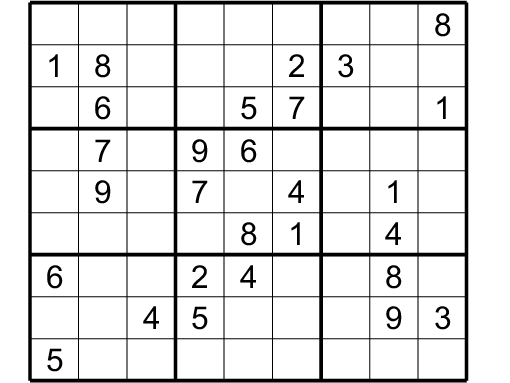
#> input picture images.png, 510 x 383 px
$ python detect_.py
#> lines starting #> are read from the running program, lines starting #| are printed output that depends on the picture; after the words box and inside, x2 and y2 are one past the last pixel; in counts of white or black regions, pixels touching at a corner belong together
import cv2
import numpy as np


def sort_contours(cnts, method="left-to-right"):
    # initialize the reverse flag and sort index
    reverse = False
    i = 0

    # handle if we need to sort in reverse
    if method == "right-to-left" or method == "bottom-to-top":
        reverse = True

    # handle if we are sorting against the y-coordinate rather than
    # the x-coordinate of the bounding box
    if method == "top-to-bottom" or method == "bottom-to-top":
        i = 1

    # construct the list of bounding boxes and sort them from top to
    # bottom
    boundingBoxes = [cv2.boundingRect(c) for c in cnts]
    (cnts, boundingBoxes) = zip(*sorted(zip(cnts, boundingBoxes),
                                        key=lambda b: b[1][i], reverse=reverse))

    # return the list of sorted contours and bounding boxes
    return (cnts, boundingBoxes)


# Functon for extracting the box
def box_extraction(root, img_for_box_extraction_path, cropped_dir_path):

#> called with root = True, img_for_box_extraction_path = './images.png', cropped_dir_path = './output/'
    print("Reading image..")
    img = cv2.imread(img_for_box_extraction_path, 0)  # Read the image
#> img is the input picture: shape (383, 510); min 0, max 255, mean 228.4
    (thresh, img_bin) = cv2.threshold(img, 128, 255,
                                      cv2.THRESH_BINARY | cv2.THRESH_OTSU)  # Thresholding the image
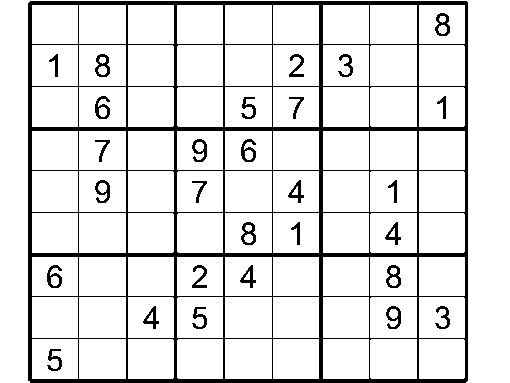
#> img_bin: shape (383, 510); 88.8% white; 29 black regions, largest, box (x1, y1, x2, y2) and area: (28, 1, 468, 383) 17985, (435, 13, 450, 36) 171, (95, 54, 110, 77) 171
#> thresh = 137
    img_bin = 255-img_bin  # Invert the image

    print("Storing binary image to Images/Image_bin.jpg..")
    cv2.imwrite("./Images/Image_bin.jpg", img_bin)

    print("Applying Morphological Operations..")
    # Defining a kernel length
    kernel_length = np.array(img).shape[1]//40
#> kernel_length = 12

    # A verticle kernel of (1 X kernel_length), which will detect all the verticle lines from the image.
    verticle_kernel = cv2.getStructuringElement(
        cv2.MORPH_RECT, (1, kernel_length))
#> verticle_kernel = [1, 1, 1, 1, 1, 1, 1, 1, 1, 1, 1, 1]
    # A horizontal kernel of (kernel_length X 1), which will help to detect all the horizontal line from the image.
    hori_kernel = cv2.getStructuringElement(cv2.MORPH_RECT, (kernel_length, 1))
    # A kernel of (3 X 3) ones.
    kernel = cv2.getStructuringElement(cv2.MORPH_RECT, (3, 3))

    # Morphological operation to detect verticle lines from an image
    img_temp1 = cv2.erode(img_bin, verticle_kernel, iterations=3)
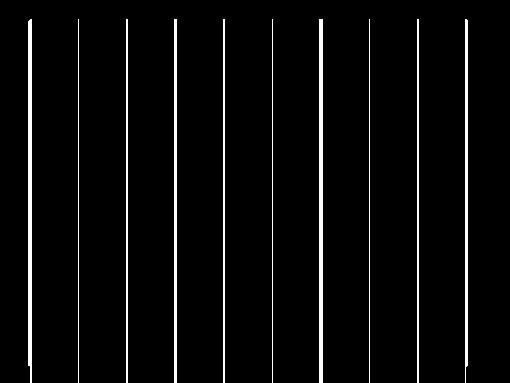
#> img_temp1: shape (383, 510); 4.2% white; 10 white regions, largest, box (x1, y1, x2, y2) and area: (319, 19, 323, 383) 1456, (28, 19, 32, 383) 1419, (174, 19, 177, 383) 1092
    verticle_lines_img = cv2.dilate(img_temp1, verticle_kernel, iterations=3)
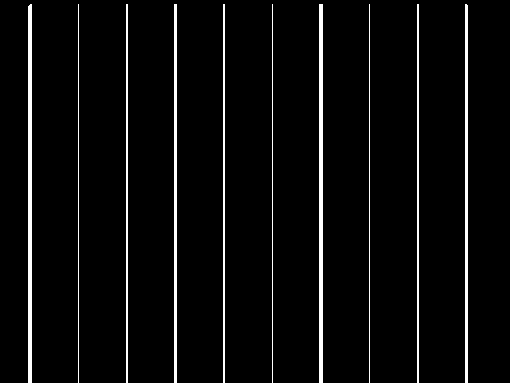
#> verticle_lines_img: shape (383, 510); 4.5% white; 10 white regions, largest, box (x1, y1, x2, y2) and area: (319, 4, 323, 383) 1516, (28, 4, 32, 383) 1513, (174, 4, 177, 383) 1137
    cv2.imwrite("./Images/verticle_lines.jpg", verticle_lines_img)

    # Morphological operation to detect horizontal lines from an image
    img_temp2 = cv2.erode(img_bin, hori_kernel, iterations=3)
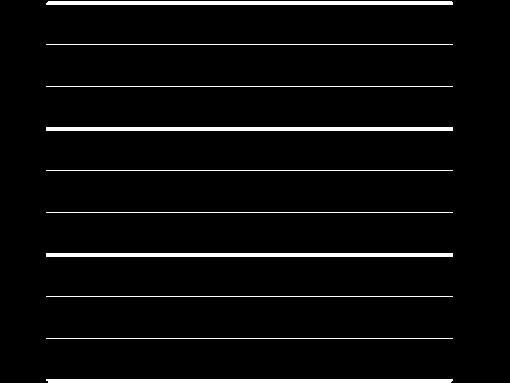
#> img_temp2: shape (383, 510); 4.6% white; 10 white regions, largest, box (x1, y1, x2, y2) and area: (46, 127, 453, 131) 1628, (46, 253, 453, 257) 1628, (46, 1, 453, 5) 1624
    horizontal_lines_img = cv2.dilate(img_temp2, hori_kernel, iterations=3)
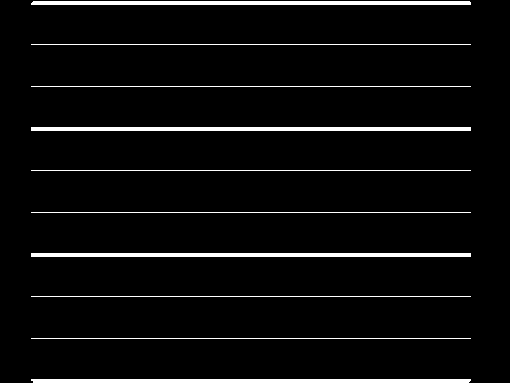
#> horizontal_lines_img: shape (383, 510); 5% white; 10 white regions, largest, box (x1, y1, x2, y2) and area: (31, 127, 471, 131) 1760, (31, 253, 471, 257) 1760, (31, 1, 471, 5) 1756
    cv2.imwrite("./Images/horizontal_lines.jpg", horizontal_lines_img)

    # Weighting parameters, this will decide the quantity of an image to be added to make a new image.
    alpha = 0.5
    beta = 1.0 - alpha
    # This function helps to add two image with specific weight parameter to get a third image as summation of two image.
    img_final_bin = cv2.addWeighted(
        verticle_lines_img, alpha, horizontal_lines_img, beta, 0.0)
    img_final_bin = cv2.erode(~img_final_bin, kernel, iterations=3)
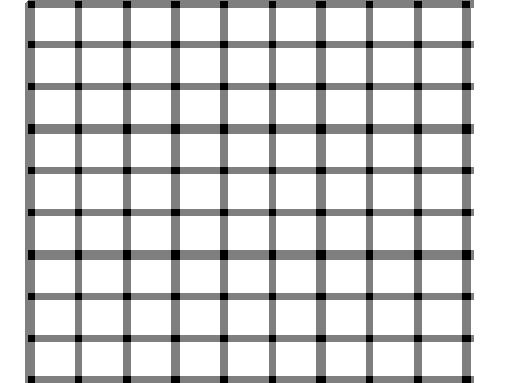
#> img_final_bin: shape (383, 510); min 0, max 255, mean 211.8
    (thresh, img_final_bin) = cv2.threshold(
        img_final_bin, 128, 255, cv2.THRESH_BINARY | cv2.THRESH_OTSU)
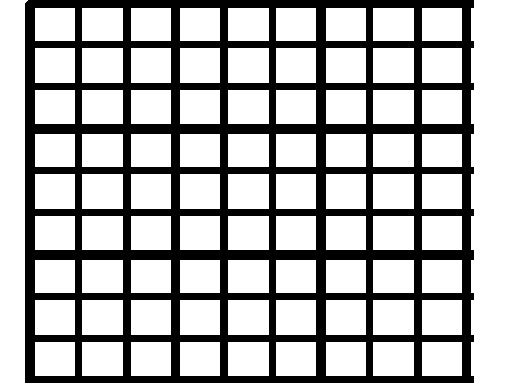
#> img_final_bin: shape (383, 510); 69.3% white; 1 black region
#> thresh = 127

    # For Debugging
    # Enable this line to see verticle and horizontal lines in the image which is used to find boxes
    print("Binary image which only contains boxes: Images/img_final_bin.jpg")
    cv2.imwrite("./Images/img_final_bin.jpg", img_final_bin)
    # Find contours for image, which will detect all the boxes
    contours, hierarchy = cv2.findContours(
        img_final_bin, cv2.RETR_TREE, cv2.CHAIN_APPROX_SIMPLE)
#> contours = 83 contours; largest, box (x1, y1, x2, y2) and area: (471, 0, 510, 383) 14270, (0, 0, 28, 383) 9172, (373, 300, 414, 335) 1360, (228, 300, 269, 335) 1360, (82, 300, 123, 335) 1360
    # Sort all the contours by top to bottom.
    (contours, boundingBoxes) = sort_contours(contours, method="top-to-bottom")
#> in sort_contours, `boundingBoxes = [cv2.boundingRect(c) for c in cnts]`: boundingBoxes = 83 items, first 6: (422, 342, 40, 34), (373, 342, 41, 34), (326, 342, 40, 34), (276, 342, 40, 34), (228, 342, 41, 34), (180, 342, 40, 34)
#> in sort_contours, `(cnts, boundingBoxes) = zip(*sorted(zip(cnts, boundingBoxes), key=lamb..`: cnts = 83 contours; largest, box (x1, y1, x2, y2) and area: (471, 0, 510, 383) 14270, (0, 0, 28, 383) 9172, (373, 48, 414, 83) 1360, (228, 48, 269, 83) 1360, (82, 48, 123, 83) 1360; boundingBoxes = 83 items, first 6: (471, 0, 39, 383), (0, 0, 28, 383), (422, 8, 40, 33), (373, 8, 41, 33), (326, 8, 40, 33), (276, 8, 40, 33)
#> contours has the same summary as cnts in sort_contours

    print("Output stored in Output directiory!")

    idx = 0

    # Returns the location and width,height for every contour
    x, y, w, h = cv2.boundingRect(contours[0])
#> x = 471; y = 0; w = 39; h = 383
    i = 0
    j = 0
    idx = 0
    while i < (h - h % 9):
        j = 0
        while j < (w-w % 9):
            new_img = img[i:i+h//9, j:j+w//9]
            cv2.imwrite(f'./output/temp{idx}.png', new_img)
            idx += 1
            j += w//9
        i += h//9
#> this loop made 9 passes
#> i on passes 1 to 9: 42, 84, 126, 168, 210, 252, 294, 336, 378
#> after the loop, i = 378; idx = 81
    print(x, y, w, h)
#| 471 0 39 383

    # If the box height is greater then 20, widht is >80, then only save it as a box in "cropped/" folder.
    # if (w > 20 and h > 20):

    new_img = img[y:y+h, x:x+w]
#> new_img: shape (383, 39); every value is 255
    cv2.imwrite('./temp.png', new_img)

    # For Debugging
    # Enable this line to see all contours.
    # cv2.drawContours(img, contours, -1, (0, 0, 255), 3)
    # cv2.imwrite("./Temp/img_contour.jpg", img)


box_extraction(True, "./images.png", "./output/", )

$ run again, with puzzle.png copied over images.png
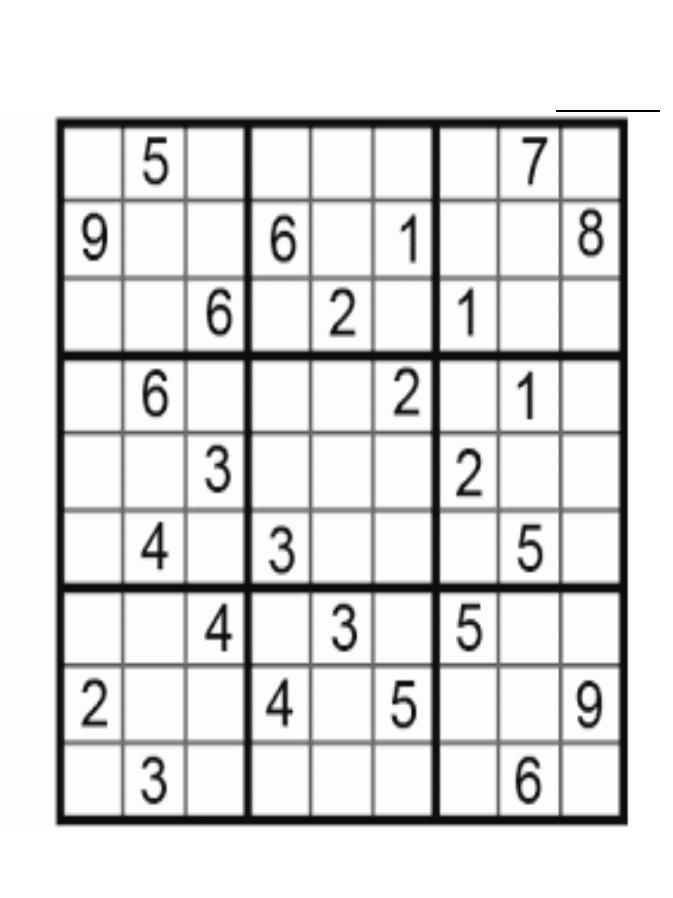
#> input picture puzzle.png, 673 x 898 px
#> in box_extraction, `(thresh, img_bin) = cv2.threshold(img, 128, 255, cv2.THRESH_BINARY | c..`:
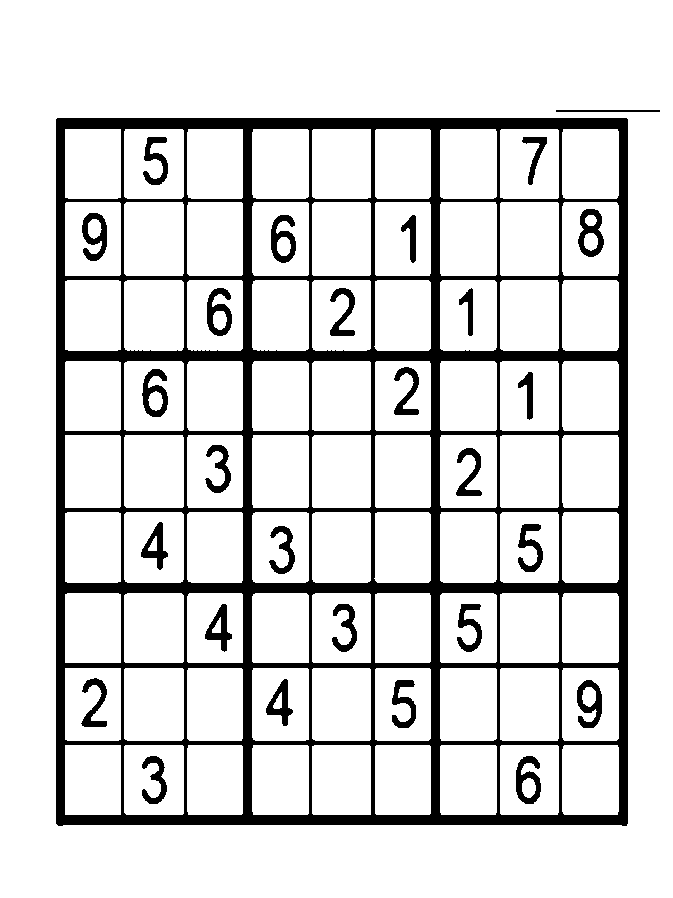
#> img_bin: shape (898, 673); 85.5% white; 28 black regions, largest, box (x1, y1, x2, y2) and area: (56, 118, 628, 826) 73249, (578, 209, 604, 257) 653, (142, 369, 168, 417) 645
#> in box_extraction, `(thresh, img_bin) = cv2.threshold(img, 128, 255, cv2.THRESH_BINARY | c..`: thresh = 161
#> img_temp1: shape (898, 673); 6% white; 16 white regions (6 under 20 px), largest, box (x1, y1, x2, y2) and area: (56, 142, 65, 805) 5961, (619, 142, 628, 805) 5961, (243, 142, 252, 804) 5958
#> verticle_lines_img: shape (898, 673); 6.6% white; 16 white regions, largest, box (x1, y1, x2, y2) and area: (56, 121, 65, 829) 6366, (619, 121, 628, 829) 6366, (243, 121, 252, 828) 6363
#> img_temp2: shape (898, 673); 5.7% white; 11 white regions, largest, box (x1, y1, x2, y2) and area: (80, 118, 607, 129) 5795, (80, 351, 607, 361) 5270, (80, 583, 607, 593) 5270
#> horizontal_lines_img: shape (898, 673); 6.2% white; 11 white regions, largest, box (x1, y1, x2, y2) and area: (59, 118, 631, 129) 6290, (59, 351, 631, 361) 5720, (59, 583, 631, 593) 5720
#> in box_extraction, `(thresh, img_final_bin) = cv2.threshold( img_final_bin, 128, 255, cv2...`: thresh = 127
#> in box_extraction, `contours, hierarchy = cv2.findContours( img_final_bin, cv2.RETR_TREE, ..`: contours = 89 contours; largest, box (x1, y1, x2, y2) and area: (0, 0, 673, 898) 602784, (52, 106, 667, 833) 415090, (127, 205, 181, 273) 3551, (127, 671, 181, 738) 3498, (127, 438, 181, 505) 3498
#> in sort_contours, `boundingBoxes = [cv2.boundingRect(c) for c in cnts]`: boundingBoxes = 89 items, first 6: (0, 0, 673, 898), (52, 106, 615, 727), (565, 748, 51, 64), (503, 748, 53, 64), (443, 748, 51, 64), (378, 748, 50, 64)
#> in sort_contours, `(cnts, boundingBoxes) = zip(*sorted(zip(cnts, boundingBoxes), key=lamb..`: cnts = 89 contours; largest, box (x1, y1, x2, y2) and area: (0, 0, 673, 898) 602784, (52, 106, 667, 833) 415090, (127, 205, 181, 273) 3551, (127, 438, 181, 505) 3498, (127, 671, 181, 738) 3498; boundingBoxes = 89 items, first 6: (0, 0, 673, 898), (52, 106, 615, 727), (565, 132, 51, 64), (503, 132, 53, 64), (443, 132, 51, 64), (378, 132, 50, 64)
#> in box_extraction, `(contours, boundingBoxes) = sort_contours(contours, method="top-to-bot..`: contours has the same summary as cnts in sort_contours
#> x = 0; w = 673; h = 898
#> the loop in box_extraction, `while i < (h - h % 9):` made 9 passes
#> i on passes 1 to 8: 99, 198, 297, 396, 495, 594, 693, 792
#> pass 2, in box_extraction, `cv2.imwrite(f'./output/temp{idx}.png', new_img)`:
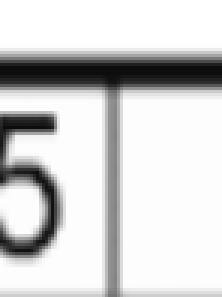
#> saved as temp11.png: shape (99, 74) (shown 3 times larger); min 13, max 255, mean 209.6
#> after the loop in box_extraction, `while i < (h - h % 9):`: i = 891; idx = 81
#| 0 0 673 898

$ run again, with template.jpg saved as images.png
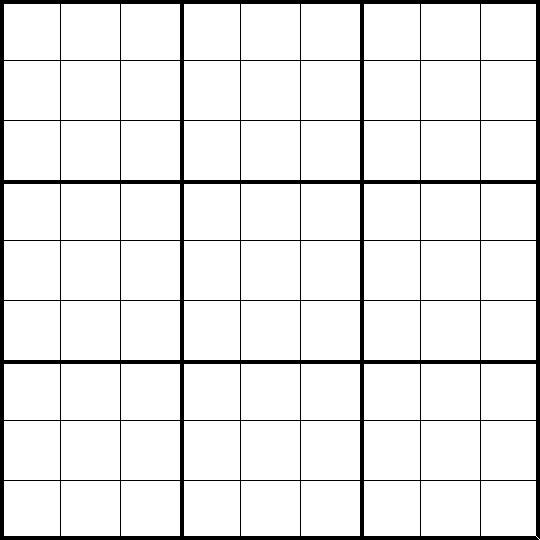
#> input picture template.jpg, 540 x 540 px
#> in box_extraction, img is the input picture: shape (540, 540); min 0, max 255, mean 234.5
#> in box_extraction, `(thresh, img_bin) = cv2.threshold(img, 128, 255, cv2.THRESH_BINARY | c..`: thresh = 33
#> in box_extraction, `img_bin = 255-img_bin`:
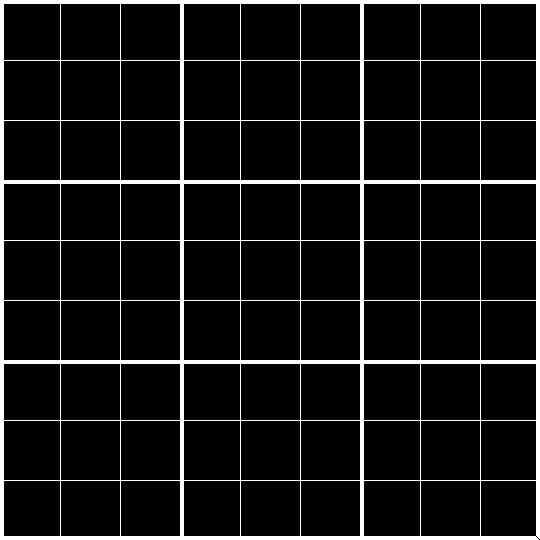
#> img_bin: shape (540, 540); 8% white; 1 white region, box (x1, y1, x2, y2) and area: (0, 0, 540, 540) 23272
#> img_temp1: shape (540, 540); 4% white; 10 white regions, largest, box (x1, y1, x2, y2) and area: (0, 0, 4, 540) 2160, (180, 0, 184, 540) 2160, (360, 0, 364, 540) 2160
#> img_temp2: shape (540, 540); 4% white; 10 white regions, largest, box (x1, y1, x2, y2) and area: (0, 0, 540, 4) 2160, (0, 180, 540, 184) 2160, (0, 360, 540, 364) 2160
#> in box_extraction, `(thresh, img_final_bin) = cv2.threshold( img_final_bin, 128, 255, cv2...`:
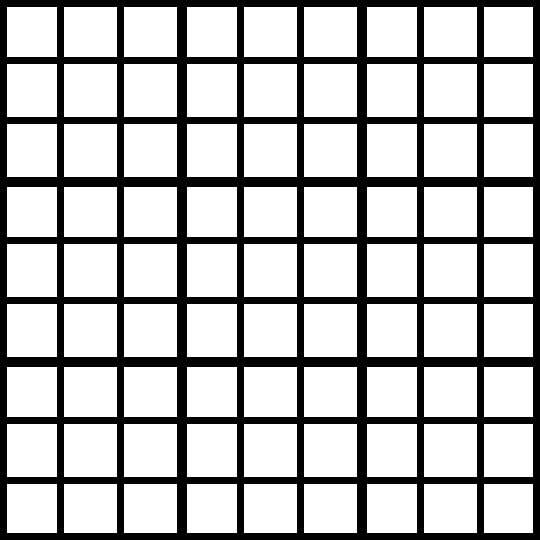
#> img_final_bin: shape (540, 540); 73.8% white; 1 black region
#> in box_extraction, `(thresh, img_final_bin) = cv2.threshold( img_final_bin, 128, 255, cv2...`: thresh = 127
#> in box_extraction, `contours, hierarchy = cv2.findContours( img_final_bin, cv2.RETR_TREE, ..`: contours = 81 contours; largest, box (x1, y1, x2, y2) and area: (424, 424, 477, 477) 2704, (304, 424, 357, 477) 2704, (244, 424, 297, 477) 2704, (124, 424, 177, 477) 2704, (64, 424, 117, 477) 2704
#> in sort_contours, `boundingBoxes = [cv2.boundingRect(c) for c in cnts]`: boundingBoxes = 81 items, first 6: (484, 484, 49, 49), (424, 484, 53, 49), (367, 484, 50, 49), (304, 484, 53, 49), (244, 484, 53, 49), (187, 484, 50, 49)
#> in sort_contours, `(cnts, boundingBoxes) = zip(*sorted(zip(cnts, boundingBoxes), key=lamb..`: cnts = 81 contours; largest, box (x1, y1, x2, y2) and area: (424, 64, 477, 117) 2704, (304, 64, 357, 117) 2704, (244, 64, 297, 117) 2704, (124, 64, 177, 117) 2704, (64, 64, 117, 117) 2704; boundingBoxes = 81 items, first 6: (484, 7, 49, 50), (424, 7, 53, 50), (367, 7, 50, 50), (304, 7, 53, 50), (244, 7, 53, 50), (187, 7, 50, 50)
#> in box_extraction, `(contours, boundingBoxes) = sort_contours(contours, method="top-to-bot..`: contours has the same summary as cnts in sort_contours
#> x = 484; y = 7; w = 49; h = 50
#> the loop in box_extraction, `while i < (h - h % 9):` made 9 passes
#> i on passes 1 to 8: 5, 10, 15, 20, 25, 30, 35, 40
#> after the loop in box_extraction, `while i < (h - h % 9):`: i = 45; idx = 81
#| 484 7 49 50
